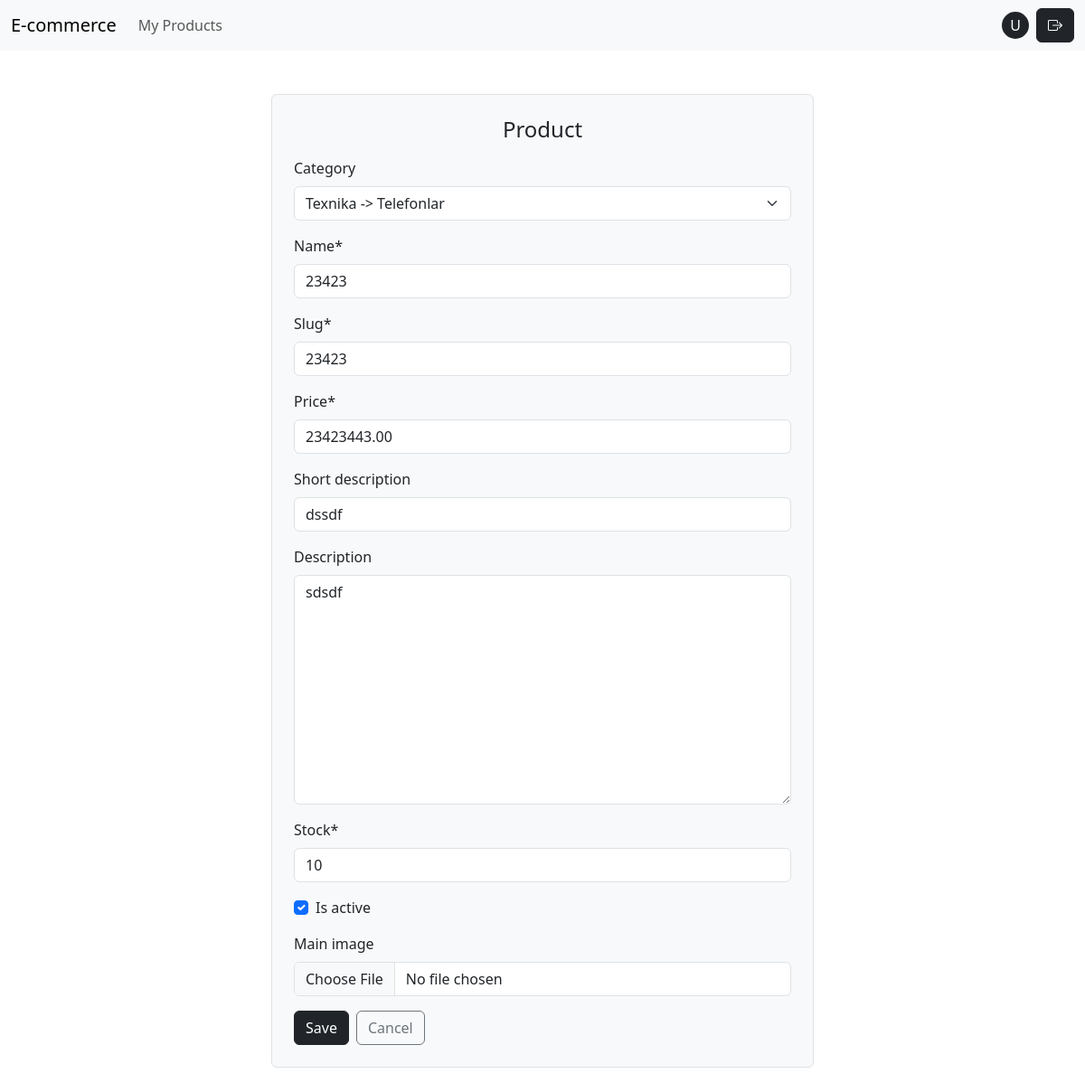
Page /seller/products/2/edit/ (signed in) on the committed database.
### accounts/models.py (models this page shows, shortened)
class User(AbstractUser):
    class Role(models.TextChoices):
        BUYER = "BUYER", "Buyer"
        SELLER = "SELLER", "Seller"
    role = models.CharField(
        choices=Role.choices,
        default=Role.BUYER
    )
    image = models.ImageField(upload_to="avatars/", null=True, blank=True)
    phone_number = models.CharField(max_length=13, help_text="+998998889911")
    address = models.CharField(max_length=255)

### catalog/models.py (models this page shows, shortened)
class Product(models.Model):
   seller = models.ForeignKey(settings.AUTH_USER_MODEL, on_delete=models.CASCADE, related_name='products')
   category = models.ForeignKey(Category, on_delete=models.SET_NULL,null=True, blank=True, related_name="products" )
   name = models.CharField(max_length=200)
   slug = models.SlugField(max_length=220, unique=True)
   price = models.DecimalField(max_digits=12, decimal_places=2)
   short_description = models.CharField(max_length=255, blank=True)
   description = models.TextField(blank=True)
   stock = models.PositiveIntegerField(default=0)
   is_active = models.BooleanField(default=True)
   main_image = models.ImageField(upload_to="products/main/", blank=True, null=True)
   created_at = models.DateTimeField(auto_now_add=True)

class Category(models.Model):
    name = models.CharField()
    slug = models.SlugField(max_length=255, unique=True)
    parent = models.ForeignKey("self", on_delete=models.SET_NULL, null=True, blank=True)
    class Meta:
        verbose_name_plural = "Categories"
        verbose_name = "Category"
    def __str__(self):
        if self.parent:
            return f'{self.parent} -> {self.name}'
        else:
            return f'{self.name}'

### catalog/views.py (the view, shortened to what this page needs)
# urls.py: path("seller/products/<int:pk>/edit/",  views.SellerProductUpdateView.as_view(), name="seller_product_edit"),
class SellerProductUpdateView(SellerRequiredMixin, OwnerRequiredMixin, UpdateView):
   model = Product
   form_class = ProductForm
   template_name = "catalog/seller/product_form.html"
   success_url = reverse_lazy("seller_products")

### catalog/forms.py
class ProductForm(forms.ModelForm):
   class Meta:
       model = Product
       fields = (
           "category","name","slug","price","short_description",
           "description","stock","is_active","main_image",)

### catalog/mixins.py (called while the page is built)
    def test_func(self):
        user = self.request.user
        return user.is_authenticated and getattr(user , "role", None) == 'SELLER'

### templates/catalog/seller/product_form.html (shortened to what this page needs)
{% extends "base.html" %}
{% load crispy_forms_tags %}
{% block body %}
<div class="container col-6 border rounded p-4 my-5 bg-light">
       <h1 class="h4 mb-3 text-center">Product</h1>
       <form method="post" enctype="multipart/form-data">
         {{ form|crispy }}
         <div class="d-flex gap-2">
           <button class="btn btn-dark">Save</button>
           <a class="btn btn-outline-secondary" href="{% url 'seller_products' %}">Cancel</a>
         </div>
       </form>
</div>
{% endblock %}

### templates/includes/navbar.html (shortened to what this page needs)
<nav class="navbar navbar-expand-lg bg-body-tertiary">
  <div class="container-fluid">
    <a class="navbar-brand" href="/">E-commerce</a>
    <div class="collapse navbar-collapse" id="navbarSupportedContent">
      <ul class="navbar-nav me-auto mb-2 mb-lg-0">
        <li class="nav-item">
          {% if request.user.is_authenticated and request.user.role == "SELLER" %}
            <a class="nav-link" href="{% url 'seller_products' %}">
              My Products
            </a>
{% endif %}
        </li>
      </ul>
      <div class="right d-flex justify-content-center align-items-center">
        {% if user.is_authenticated %}
         <a href="{% url 'profile_detail' %}" style="width:30px;height:30px;" class="text-decoration-none mx-2 rounded rounded-circle bg-dark text-white d-flex justify-content-center align-items-center">
                {{ user.username|slice:1|title }}
          </a>
          <form method="post" action="{% url 'logout' %}">
            <button class="btn btn-dark"><i class="bi bi-box-arrow-right"></i></button>
          </form>
          {% else %}
          <a class="btn btn-dark mx-2" href="{% url 'login' %}">Login</a>
          <a class="btn btn-secondary" href="{% url 'signup' %}">Signup</a>
          {%endif%}
      </div>
    </div>
  </div>
</nav>

### rows in the picture
User: username "U"
Product: category "Texnika -> Telefonlar", slug "23423", price "23423443.00", short_description "dssdf", description "sdsdf", stock "10", is_active "☑"
Category: name "23423"
